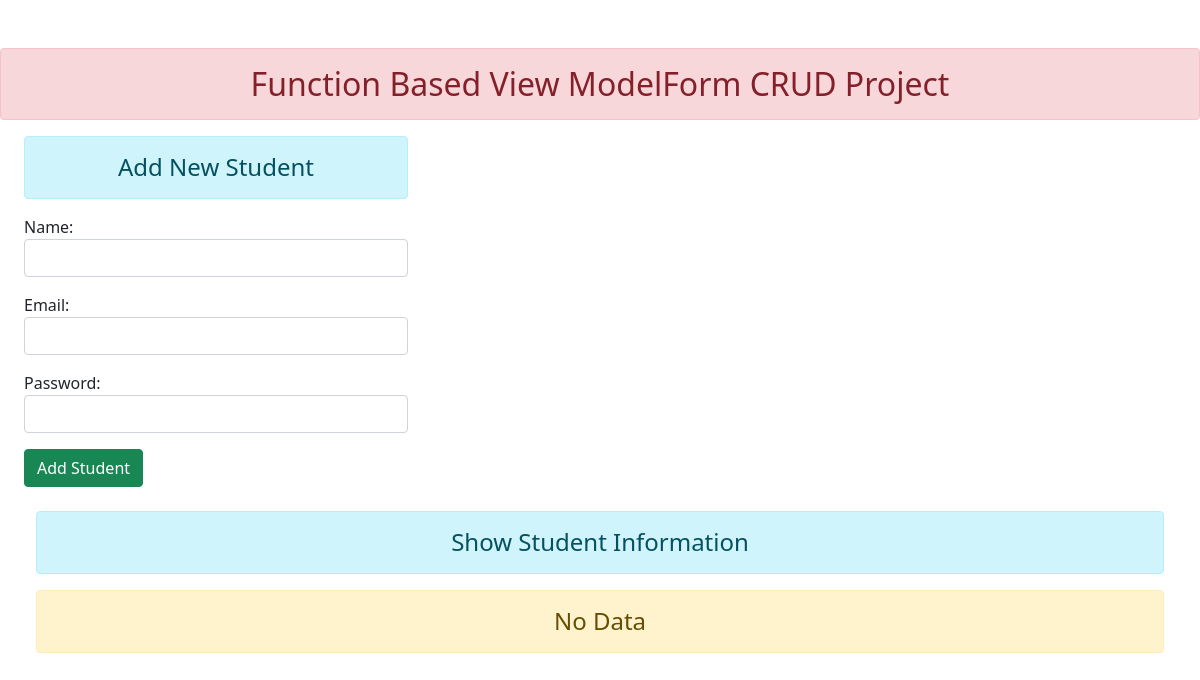
The app's page /, older data.
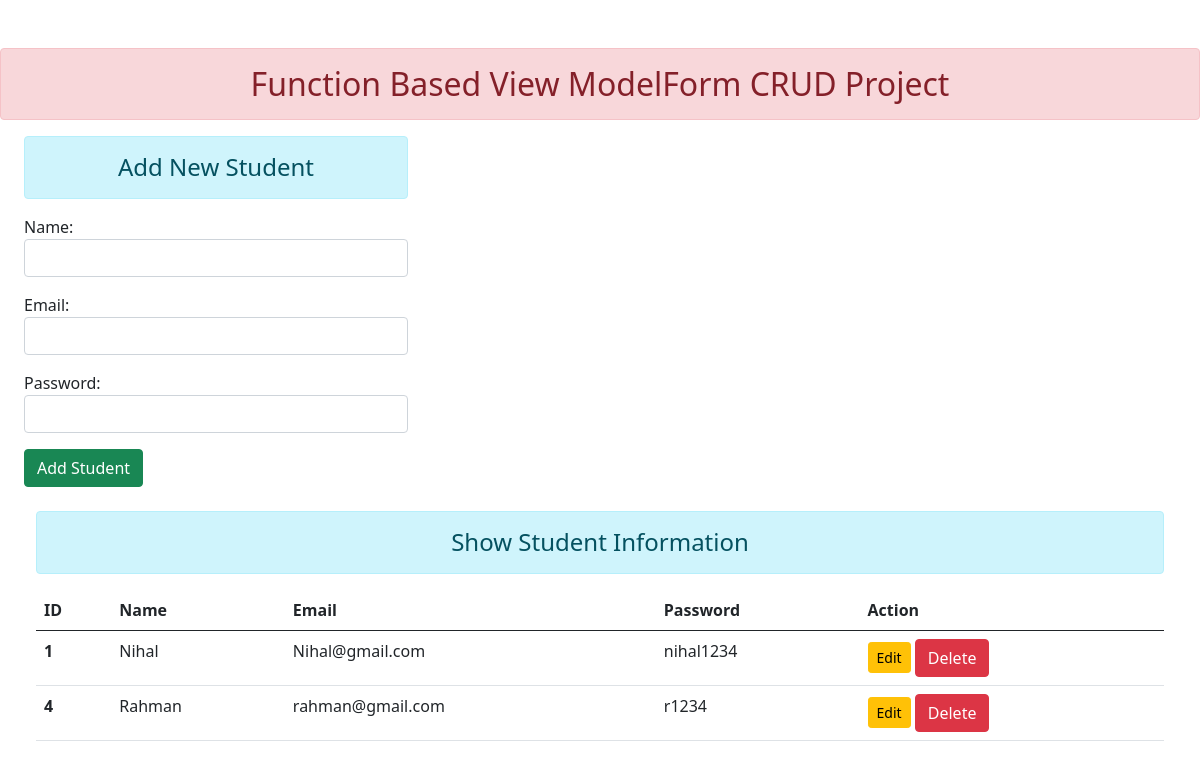
The same page, newer data.
### enroll/models.py (models this page shows, shortened)
class User(models.Model):
    name = models.CharField(max_length=70)
    email = models.EmailField(max_length=50)
    password = models.CharField(max_length=50)

### enroll/views.py (the view)
# urls.py: path('',views.add_show,name="addandshow"),
def add_show(request):
    if request.method == "POST":
        fm = StudentRegistration(request.POST)
        if fm.is_valid():
            nm = fm.cleaned_data['name']
            eml = fm.cleaned_data['email']
            pswd = fm.cleaned_data['password']
            reg = User(name=nm,email=eml,password=pswd)
            reg.save()
            return redirect('addandshow')
    else:
        fm = StudentRegistration()
    stud = User.objects.all()
    return render(request,'enroll/addandshow.html',{'form':fm, 'stu':stud})

### enroll/forms.py
class StudentRegistration(forms.ModelForm):
    class Meta:
        model = User
        fields = ['name','email', 'password']
        widgets ={
            'name':forms.TextInput(attrs={'class':'form-control'}),
            'email':forms.EmailInput(attrs={'class':'form-control'}),
            'password':forms.PasswordInput(render_value=True, attrs={'class':'form-control'})
        }

### enroll/templates/enroll/addandshow.html (shortened to what this page needs)
{% extends "enroll/base.html" %}
{% block content %}
<div class="row">
    <div class="col-sm-4 mx-4">
        <h4 class="text-center alert alert-info"> Add New Student</h4>
        <form action="" method="POST">
            {{ form.as_p }}
            <button type="submit" class="btn btn-success">Add Student</button>
        </form>
    </div>
</div>
<div class="row mt-4 mx-4">
    <div class="col-sm-12">
        <h4 class="text-center alert alert-info">Show Student Information</h4>
        {% if stu %}
        <table class="table table-hover">
            <thead>
              <tr>
                <th scope="col">ID</th>
                <th scope="col">Name</th>
                <th scope="col">Email</th>
                <th scope="col">Password</th>
                <th scope="col">Action</th>
              </tr>
            </thead>
            <tbody>
            {% for st in stu %}
              <tr>
                <th scope="row">{{st.id}}</th>
                <td>{{st.name}}</td>
                <td>{{st.email}}</td>
                <td>{{st.password}}</td>
                <td><a href="{% url 'update' st.id %}" class="btn btn-warning btn-sm">Edit</a>
                    <form action="{% url 'delete' st.id %}" method="post" class="d-inline">
                        <input type="submit" class="btn btn-danger" value="Delete">
                    </form></td>
              </tr>
              {% endfor %}
            </tbody>
          </table>
        {% else %}
            <h4 class="text-center alert alert-warning">No Data</h4>
        {% endif %}
    </div>
</div>
{% endblock %}

Row changes from the older to the newer data that the page shows:
added User: id "1", name "Nihal", email "Nihal@gmail.com", password "nihal1234"
added User: id "4", name "Rahman", email "rahman@gmail.com", password "r1234"
Text that changed along with them:
text no longer shown: "No Data"
text now shown: "ID Name Email Password Action"
